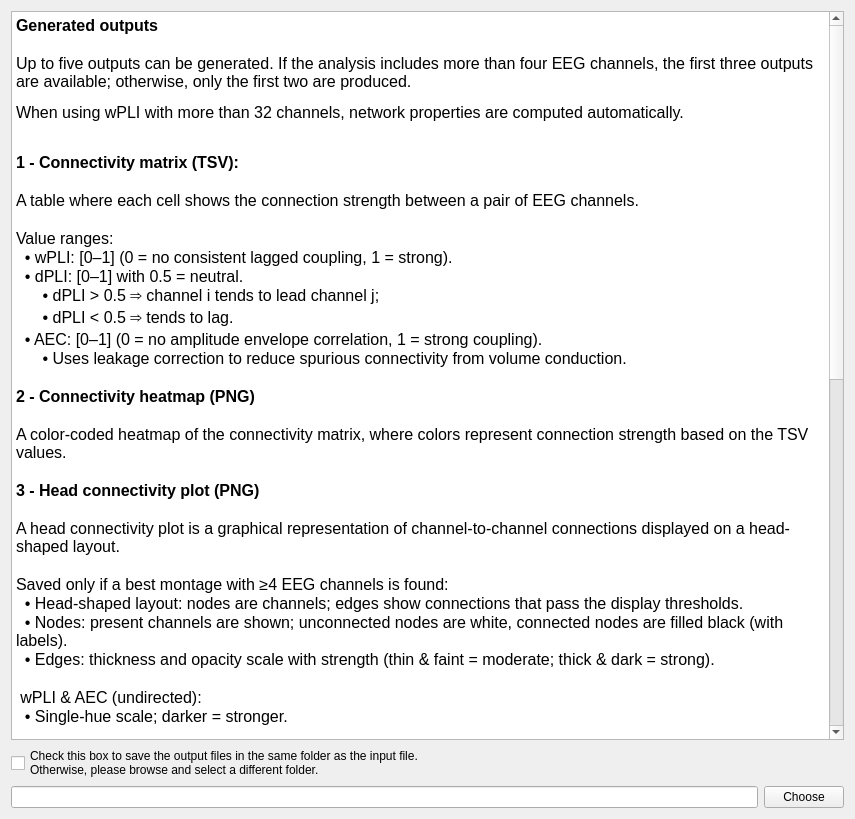
<?xml version="1.0" encoding="UTF-8"?>
<ui version="4.0">
 <class>OutputFiles</class>
 <widget class="QWidget" name="OutputFiles">
  <property name="geometry">
   <rect>
    <x>0</x>
    <y>0</y>
    <width>855</width>
    <height>819</height>
   </rect>
  </property>
  <property name="windowTitle">
   <string/>
  </property>
  <layout class="QVBoxLayout" name="verticalLayout">
   <item>
    <widget class="QTextEdit" name="textEdit">
     <property name="minimumSize">
      <size>
       <width>600</width>
       <height>450</height>
      </size>
     </property>
     <property name="readOnly">
      <bool>true</bool>
     </property>
     <property name="html">
      <string>&lt;!DOCTYPE HTML PUBLIC &quot;-//W3C//DTD HTML 4.0//EN&quot; &quot;http://www.w3.org/TR/REC-html40/strict.dtd&quot;&gt;
&lt;html&gt;&lt;head&gt;&lt;meta name=&quot;qrichtext&quot; content=&quot;1&quot; /&gt;&lt;meta charset=&quot;utf-8&quot; /&gt;&lt;style type=&quot;text/css&quot;&gt;
p, li { white-space: pre-wrap; }
hr { height: 1px; border-width: 0; }
li.unchecked::marker { content: &quot;\2610&quot;; }
li.checked::marker { content: &quot;\2612&quot;; }
&lt;/style&gt;&lt;/head&gt;&lt;body style=&quot; font-size:12pt; font-weight:400; font-style:normal;&quot;&gt;
&lt;p style=&quot; margin-top:0px; margin-bottom:0px; margin-left:0px; margin-right:0px; -qt-block-indent:0; text-indent:0px;&quot;&gt;&lt;span style=&quot; font-weight:700;&quot;&gt;Generated outputs&lt;/span&gt;&lt;/p&gt;
&lt;p style=&quot;-qt-paragraph-type:empty; margin-top:0px; margin-bottom:0px; margin-left:0px; margin-right:0px; -qt-block-indent:0; text-indent:0px; font-weight:700;&quot;&gt;&lt;br /&gt;&lt;/p&gt;
&lt;p style=&quot; margin-top:0px; margin-bottom:0px; margin-left:0px; margin-right:0px; -qt-block-indent:0; text-indent:0px;&quot;&gt;Up to five outputs can be generated. If the analysis includes more than four EEG channels, the first three outputs are available; otherwise, only the first two are produced.&lt;/p&gt;
&lt;p style=&quot; margin-top:12px; margin-bottom:12px; margin-left:0px; margin-right:0px; -qt-block-indent:0; text-indent:0px;&quot;&gt;When using wPLI with more than 32 channels, network properties are computed automatically.&lt;/p&gt;
&lt;p style=&quot;-qt-paragraph-type:empty; margin-top:0px; margin-bottom:0px; margin-left:0px; margin-right:0px; -qt-block-indent:0; text-indent:0px;&quot;&gt;&lt;br /&gt;&lt;/p&gt;
&lt;p style=&quot; margin-top:0px; margin-bottom:0px; margin-left:0px; margin-right:0px; -qt-block-indent:0; text-indent:0px;&quot;&gt;&lt;span style=&quot; font-weight:700;&quot;&gt;1 - Connectivity matrix (TSV):&lt;/span&gt;&lt;/p&gt;
&lt;p style=&quot;-qt-paragraph-type:empty; margin-top:0px; margin-bottom:0px; margin-left:0px; margin-right:0px; -qt-block-indent:0; text-indent:0px; font-weight:700;&quot;&gt;&lt;br /&gt;&lt;/p&gt;
&lt;p style=&quot; margin-top:0px; margin-bottom:0px; margin-left:0px; margin-right:0px; -qt-block-indent:0; text-indent:0px;&quot;&gt;A table where each cell shows the connection strength between a pair of EEG channels.&lt;/p&gt;
&lt;p style=&quot;-qt-paragraph-type:empty; margin-top:0px; margin-bottom:0px; margin-left:0px; margin-right:0px; -qt-block-indent:0; text-indent:0px;&quot;&gt;&lt;br /&gt;&lt;/p&gt;
&lt;p style=&quot; margin-top:0px; margin-bottom:0px; margin-left:0px; margin-right:0px; -qt-block-indent:0; text-indent:0px;&quot;&gt;Value ranges:&lt;/p&gt;
&lt;p style=&quot; margin-top:0px; margin-bottom:0px; margin-left:0px; margin-right:0px; -qt-block-indent:0; text-indent:0px;&quot;&gt;  • wPLI: [0–1] (0 = no consistent lagged coupling, 1 = strong).&lt;/p&gt;
&lt;p style=&quot; margin-top:0px; margin-bottom:0px; margin-left:0px; margin-right:0px; -qt-block-indent:0; text-indent:0px;&quot;&gt;  • dPLI: [0–1] with 0.5 = neutral.&lt;/p&gt;
&lt;p style=&quot; margin-top:0px; margin-bottom:0px; margin-left:0px; margin-right:0px; -qt-block-indent:0; text-indent:0px;&quot;&gt;      • dPLI &amp;gt; 0.5 ⇒ channel i tends to lead channel j; &lt;/p&gt;
&lt;p style=&quot; margin-top:0px; margin-bottom:0px; margin-left:0px; margin-right:0px; -qt-block-indent:0; text-indent:0px;&quot;&gt;      • dPLI &amp;lt; 0.5 ⇒ tends to lag.&lt;/p&gt;
&lt;p style=&quot; margin-top:0px; margin-bottom:0px; margin-left:0px; margin-right:0px; -qt-block-indent:0; text-indent:0px;&quot;&gt;  • AEC: [0–1] (0 = no amplitude envelope correlation, 1 = strong coupling).&lt;/p&gt;
&lt;p style=&quot; margin-top:0px; margin-bottom:0px; margin-left:0px; margin-right:0px; -qt-block-indent:0; text-indent:0px;&quot;&gt;      • Uses leakage correction to reduce spurious connectivity from volume conduction.&lt;/p&gt;
&lt;p style=&quot;-qt-paragraph-type:empty; margin-top:0px; margin-bottom:0px; margin-left:0px; margin-right:0px; -qt-block-indent:0; text-indent:0px;&quot;&gt;&lt;br /&gt;&lt;/p&gt;
&lt;p style=&quot; margin-top:0px; margin-bottom:0px; margin-left:0px; margin-right:0px; -qt-block-indent:0; text-indent:0px;&quot;&gt;&lt;span style=&quot; font-weight:700;&quot;&gt;2 - Connectivity heatmap (PNG)&lt;/span&gt;&lt;/p&gt;
&lt;p style=&quot;-qt-paragraph-type:empty; margin-top:0px; margin-bottom:0px; margin-left:0px; margin-right:0px; -qt-block-indent:0; text-indent:0px; font-weight:700;&quot;&gt;&lt;br /&gt;&lt;/p&gt;
&lt;p style=&quot; margin-top:0px; margin-bottom:0px; margin-left:0px; margin-right:0px; -qt-block-indent:0; text-indent:0px;&quot;&gt;A color-coded heatmap of the connectivity matrix, where colors represent connection strength based on the TSV values.&lt;/p&gt;
&lt;p style=&quot;-qt-paragraph-type:empty; margin-top:0px; margin-bottom:0px; margin-left:0px; margin-right:0px; -qt-block-indent:0; text-indent:0px;&quot;&gt;&lt;br /&gt;&lt;/p&gt;
&lt;p style=&quot; margin-top:0px; margin-bottom:0px; margin-left:0px; margin-right:0px; -qt-block-indent:0; text-indent:0px;&quot;&gt;&lt;span style=&quot; font-weight:700;&quot;&gt;3 - Head connectivity plot (PNG) &lt;/span&gt;&lt;/p&gt;
&lt;p style=&quot;-qt-paragraph-type:empty; margin-top:0px; margin-bottom:0px; margin-left:0px; margin-right:0px; -qt-block-indent:0; text-indent:0px; font-weight:700;&quot;&gt;&lt;br /&gt;&lt;/p&gt;
&lt;p style=&quot; margin-top:0px; margin-bottom:0px; margin-left:0px; margin-right:0px; -qt-block-indent:0; text-indent:0px;&quot;&gt;A head connectivity plot is a graphical representation of channel-to-channel connections displayed on a head-shaped layout.&lt;/p&gt;
&lt;p style=&quot;-qt-paragraph-type:empty; margin-top:0px; margin-bottom:0px; margin-left:0px; margin-right:0px; -qt-block-indent:0; text-indent:0px; font-weight:700;&quot;&gt;&lt;br /&gt;&lt;/p&gt;
&lt;p style=&quot; margin-top:0px; margin-bottom:0px; margin-left:0px; margin-right:0px; -qt-block-indent:0; text-indent:0px;&quot;&gt;Saved only if a best montage with ≥4 EEG channels is found:&lt;/p&gt;
&lt;p style=&quot; margin-top:0px; margin-bottom:0px; margin-left:0px; margin-right:0px; -qt-block-indent:0; text-indent:0px;&quot;&gt;  • Head-shaped layout: nodes are channels; edges show connections that pass the display thresholds.&lt;/p&gt;
&lt;p style=&quot; margin-top:0px; margin-bottom:0px; margin-left:0px; margin-right:0px; -qt-block-indent:0; text-indent:0px;&quot;&gt;  • Nodes: present channels are shown; unconnected nodes are white, connected nodes are filled black (with labels).&lt;/p&gt;
&lt;p style=&quot; margin-top:0px; margin-bottom:0px; margin-left:0px; margin-right:0px; -qt-block-indent:0; text-indent:0px;&quot;&gt;  • Edges: thickness and opacity scale with strength (thin &amp;amp; faint = moderate; thick &amp;amp; dark = strong).&lt;/p&gt;
&lt;p style=&quot;-qt-paragraph-type:empty; margin-top:0px; margin-bottom:0px; margin-left:0px; margin-right:0px; -qt-block-indent:0; text-indent:0px;&quot;&gt;&lt;br /&gt;&lt;/p&gt;
&lt;p style=&quot; margin-top:0px; margin-bottom:0px; margin-left:0px; margin-right:0px; -qt-block-indent:0; text-indent:0px;&quot;&gt; wPLI &amp;amp; AEC (undirected):&lt;/p&gt;
&lt;p style=&quot; margin-top:0px; margin-bottom:0px; margin-left:0px; margin-right:0px; -qt-block-indent:0; text-indent:0px;&quot;&gt;  • Single-hue scale; darker = stronger.&lt;/p&gt;
&lt;p style=&quot;-qt-paragraph-type:empty; margin-top:0px; margin-bottom:0px; margin-left:0px; margin-right:0px; -qt-block-indent:0; text-indent:0px;&quot;&gt;&lt;br /&gt;&lt;/p&gt;
&lt;p style=&quot; margin-top:0px; margin-bottom:0px; margin-left:0px; margin-right:0px; -qt-block-indent:0; text-indent:0px;&quot;&gt;  dPLI (directional): &lt;/p&gt;
&lt;p style=&quot; margin-top:0px; margin-bottom:0px; margin-left:0px; margin-right:0px; -qt-block-indent:0; text-indent:0px;&quot;&gt;  • Gradient (default): edges fade from leader (red) → purple → lagger (blue) along the line. Colorbar label: “Bias = dPLI − 0.5”.&lt;/p&gt;
&lt;p style=&quot;-qt-paragraph-type:empty; margin-top:0px; margin-bottom:0px; margin-left:0px; margin-right:0px; -qt-block-indent:0; text-indent:0px;&quot;&gt;&lt;br /&gt;&lt;/p&gt;
&lt;p style=&quot; margin-top:0px; margin-bottom:0px; margin-left:0px; margin-right:0px; -qt-block-indent:0; text-indent:0px;&quot;&gt;&lt;span style=&quot; font-weight:700;&quot;&gt;Montage handling&lt;/span&gt;&lt;/p&gt;
&lt;p style=&quot;-qt-paragraph-type:empty; margin-top:0px; margin-bottom:0px; margin-left:0px; margin-right:0px; -qt-block-indent:0; text-indent:0px;&quot;&gt;&lt;br /&gt;&lt;/p&gt;
&lt;p style=&quot; margin-top:0px; margin-bottom:0px; margin-left:0px; margin-right:0px; -qt-block-indent:0; text-indent:0px;&quot;&gt;  • The montage is chosen automatically from MNE built-ins using your channel names.&lt;/p&gt;
&lt;p style=&quot; margin-top:0px; margin-bottom:0px; margin-left:0px; margin-right:0px; -qt-block-indent:0; text-indent:0px;&quot;&gt;  • For HydroCel 128/129, face/neck sensors are removed to keep the head outline clean.&lt;/p&gt;
&lt;p style=&quot;-qt-paragraph-type:empty; margin-top:0px; margin-bottom:0px; margin-left:0px; margin-right:0px; -qt-block-indent:0; text-indent:0px;&quot;&gt;&lt;br /&gt;&lt;/p&gt;
&lt;p style=&quot; margin-top:0px; margin-bottom:0px; margin-left:0px; margin-right:0px; -qt-block-indent:0; text-indent:0px;&quot;&gt;&lt;span style=&quot; font-weight:700;&quot;&gt;Default Display Thresholds &lt;/span&gt;&lt;/p&gt;
&lt;p style=&quot;-qt-paragraph-type:empty; margin-top:0px; margin-bottom:0px; margin-left:0px; margin-right:0px; -qt-block-indent:0; text-indent:0px;&quot;&gt;&lt;br /&gt;&lt;/p&gt;
&lt;p style=&quot; margin-top:0px; margin-bottom:0px; margin-left:0px; margin-right:0px; -qt-block-indent:0; text-indent:0px;&quot;&gt;wPLI (0–1):&lt;/p&gt;
&lt;p style=&quot; margin-top:0px; margin-bottom:0px; margin-left:0px; margin-right:0px; -qt-block-indent:0; text-indent:0px;&quot;&gt;  • neutral_min = 0.05 (ignore below),&lt;/p&gt;
&lt;p style=&quot; margin-top:0px; margin-bottom:0px; margin-left:0px; margin-right:0px; -qt-block-indent:0; text-indent:0px;&quot;&gt;  • moderate_min = 0.10 (thin &amp;amp; faint),&lt;/p&gt;
&lt;p style=&quot; margin-top:0px; margin-bottom:0px; margin-left:0px; margin-right:0px; -qt-block-indent:0; text-indent:0px;&quot;&gt;  • strong_min = 0.20 (thick &amp;amp; dark),  &lt;/p&gt;
&lt;p style=&quot; margin-top:0px; margin-bottom:0px; margin-left:0px; margin-right:0px; -qt-block-indent:0; text-indent:0px;&quot;&gt;  • max_val = 0.40 (color/opacity scaling only).&lt;/p&gt;
&lt;p style=&quot;-qt-paragraph-type:empty; margin-top:0px; margin-bottom:0px; margin-left:0px; margin-right:0px; -qt-block-indent:0; text-indent:0px;&quot;&gt;&lt;br /&gt;&lt;/p&gt;
&lt;p style=&quot; margin-top:0px; margin-bottom:0px; margin-left:0px; margin-right:0px; -qt-block-indent:0; text-indent:0px;&quot;&gt;dPLI (bias = dPLI − 0.5):&lt;/p&gt;
&lt;p style=&quot; margin-top:0px; margin-bottom:0px; margin-left:0px; margin-right:0px; -qt-block-indent:0; text-indent:0px;&quot;&gt;  • neutral_abs = 0.01 (ignore below),&lt;/p&gt;
&lt;p style=&quot; margin-top:0px; margin-bottom:0px; margin-left:0px; margin-right:0px; -qt-block-indent:0; text-indent:0px;&quot;&gt;  • moderate_abs = 0.02 (thin &amp;amp; faint),&lt;/p&gt;
&lt;p style=&quot; margin-top:0px; margin-bottom:0px; margin-left:0px; margin-right:0px; -qt-block-indent:0; text-indent:0px;&quot;&gt;  • strong_abs = 0.08 (thick &amp;amp; dark),&lt;/p&gt;
&lt;p style=&quot; margin-top:0px; margin-bottom:0px; margin-left:0px; margin-right:0px; -qt-block-indent:0; text-indent:0px;&quot;&gt;  • max_abs = 0.25 (color/opacity scaling only).&lt;/p&gt;
&lt;p style=&quot;-qt-paragraph-type:empty; margin-top:0px; margin-bottom:0px; margin-left:0px; margin-right:0px; -qt-block-indent:0; text-indent:0px;&quot;&gt;&lt;br /&gt;&lt;/p&gt;
&lt;p style=&quot; margin-top:0px; margin-bottom:0px; margin-left:0px; margin-right:0px; -qt-block-indent:0; text-indent:0px;&quot;&gt;AEC (0–1):&lt;/p&gt;
&lt;p style=&quot; margin-top:0px; margin-bottom:0px; margin-left:0px; margin-right:0px; -qt-block-indent:0; text-indent:0px;&quot;&gt;  • neutral_min = 0.10 (ignore below),&lt;/p&gt;
&lt;p style=&quot; margin-top:0px; margin-bottom:0px; margin-left:0px; margin-right:0px; -qt-block-indent:0; text-indent:0px;&quot;&gt;  • moderate_min = 0.20 (thin &amp;amp; faint),&lt;/p&gt;
&lt;p style=&quot; margin-top:0px; margin-bottom:0px; margin-left:0px; margin-right:0px; -qt-block-indent:0; text-indent:0px;&quot;&gt;  • strong_min = 0.35 (thick &amp;amp; dark),&lt;/p&gt;
&lt;p style=&quot; margin-top:0px; margin-bottom:0px; margin-left:0px; margin-right:0px; -qt-block-indent:0; text-indent:0px;&quot;&gt;  • max_val = 0.60 (color/opacity scaling only).&lt;/p&gt;
&lt;p style=&quot;-qt-paragraph-type:empty; margin-top:0px; margin-bottom:0px; margin-left:0px; margin-right:0px; -qt-block-indent:0; text-indent:0px;&quot;&gt;&lt;br /&gt;&lt;/p&gt;
&lt;p style=&quot; margin-top:0px; margin-bottom:0px; margin-left:0px; margin-right:0px; -qt-block-indent:0; text-indent:0px;&quot;&gt;&lt;span style=&quot; font-weight:700;&quot;&gt;4 -  Network Properties (TSV)&lt;/span&gt;&lt;/p&gt;
&lt;p style=&quot; margin-top:0px; margin-bottom:0px; margin-left:0px; margin-right:0px; -qt-block-indent:0; text-indent:0px;&quot;&gt;Per-window values of characteristic path length, clustering coefficient, global efficiency, small-worldness, modularity, and mean participation coefficient. If minimally spanning tree mode is used, the selected threshold per window is also included.&lt;/p&gt;
&lt;p style=&quot;-qt-paragraph-type:empty; margin-top:0px; margin-bottom:0px; margin-left:0px; margin-right:0px; -qt-block-indent:0; text-indent:0px;&quot;&gt;&lt;br /&gt;&lt;/p&gt;
&lt;p style=&quot; margin-top:0px; margin-bottom:0px; margin-left:0px; margin-right:0px; -qt-block-indent:0; text-indent:0px;&quot;&gt;&lt;span style=&quot; font-weight:700;&quot;&gt;5 - Participation coefficients (TSV)&lt;/span&gt;&lt;/p&gt;
&lt;p style=&quot; margin-top:0px; margin-bottom:0px; margin-left:0px; margin-right:0px; -qt-block-indent:0; text-indent:0px;&quot;&gt;Per-window participation coefficient for each individual channel.&lt;/p&gt;
&lt;p style=&quot;-qt-paragraph-type:empty; margin-top:0px; margin-bottom:0px; margin-left:0px; margin-right:0px; -qt-block-indent:0; text-indent:0px;&quot;&gt;&lt;br /&gt;&lt;/p&gt;&lt;/body&gt;&lt;/html&gt;</string>
     </property>
    </widget>
   </item>
   <item>
    <widget class="QCheckBox" name="output_path_checkBox">
     <property name="text">
      <string>Check this box to save the output files in the same folder as the input file.
Otherwise, please browse and select a different folder.</string>
     </property>
     <property name="checked">
      <bool>false</bool>
     </property>
    </widget>
   </item>
   <item>
    <layout class="QHBoxLayout" name="horizontalLayout">
     <item>
      <widget class="QLineEdit" name="path_lineEdit"/>
     </item>
     <item>
      <widget class="QPushButton" name="choose_pushButton">
       <property name="text">
        <string>Choose</string>
       </property>
      </widget>
     </item>
    </layout>
   </item>
  </layout>
 </widget>
 <resources>
  <include location="../../../../../snooz-toolbox/src/main/python/ui/themes/themes.qrc"/>
 </resources>
 <connections/>
</ui>
